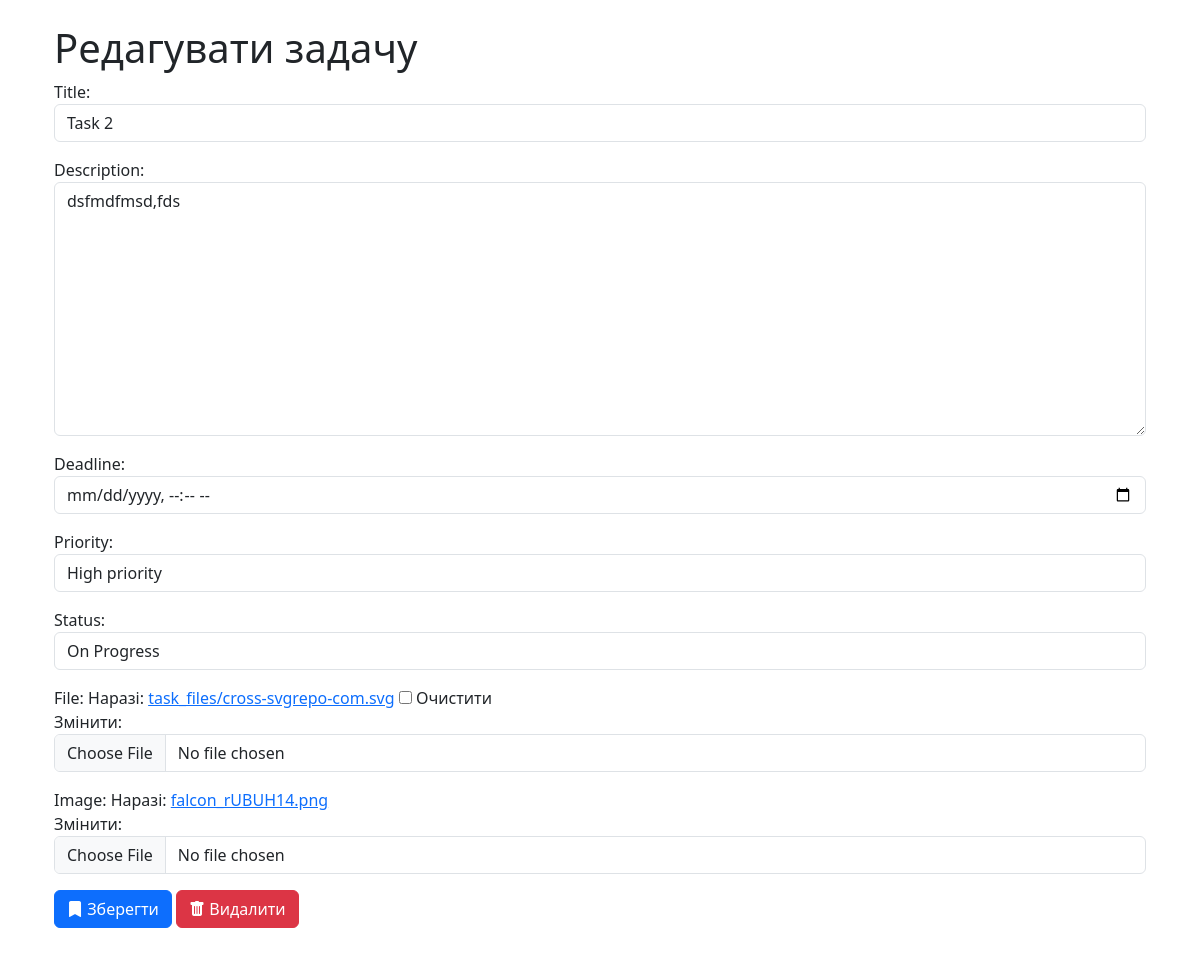
The app's page /update/2/ with its own data.
### task_app/models.py (models this page shows, shortened)
class Task(models.Model):
    STATUSES = {
        'on_progress': 'On Progress',
        'completed': 'Completed',
        'not_started': 'Not started'
    }
    PRIORITIES = {
        'low': 'Low priority',
        'high': 'High priority',
        'medium': 'Medium priority'
    }
    title = models.CharField(max_length=255)
    description = models.TextField(blank=True, null=True)
    status = models.CharField(max_length=255, choices=STATUSES, default='not_started')
    priority = models.CharField(max_length=255, choices=PRIORITIES, default='low')
    deadline = models.DateTimeField(blank=True, null=True)
    created_at = models.DateTimeField(auto_now_add=True)
    user = models.ForeignKey(User, on_delete=models.CASCADE, blank=True, null=True)
    image = models.ImageField()
    file = models.FileField(blank=True, null=True, upload_to='task_files/')

### task_app/views.py (the view)
# urls.py: path('update/<int:pk>/', views.TaskUpdateView.as_view(), name='Update'),
class TaskUpdateView(UpdateView):
    model = Task
    template_name = 'task_update.html'
    success_url = reverse_lazy('Home')
    form_class = TaskForm

### task_app/forms.py
class TaskForm(forms.ModelForm):
    class Meta:
        model = Task
        fields = ['title', 'description', 'deadline', 'priority', 'status', 'file', 'image'] # Поля для форми
    def __init__(self, *args, **kwargs):
        super().__init__(*args, **kwargs)
        for field in self.fields:
            self.fields[field].widget.attrs.update({'class': 'form-control mb-2', })
        self.fields['deadline'].widget = forms.DateInput(attrs={'type': 'datetime-local', 'class': 'form-control mb-2'})

### templates/task_update.html (shortened to what this page needs)
{% extends 'base.html' %}
{% block content %}
    <div class="container">
        <h1>Редагувати задачу</h1>
        <form class="mb-5" method="post">
            {{ form.as_p }}
            <button type="submit" class="btn btn-primary">
                <i class="bi bi-bookmark-fill"></i> Зберегти</button>
            <a class="btn btn-danger" href="{% url 'Delete' task.id %}">
                <i class="bi bi-trash-fill"></i> Видалити</a>
        </form>
    </div>
{% endblock content %}

### records on screen
Task: title "Task 2", description "dsfmdfmsd,fds", priority "High priority", status "On Progress"
